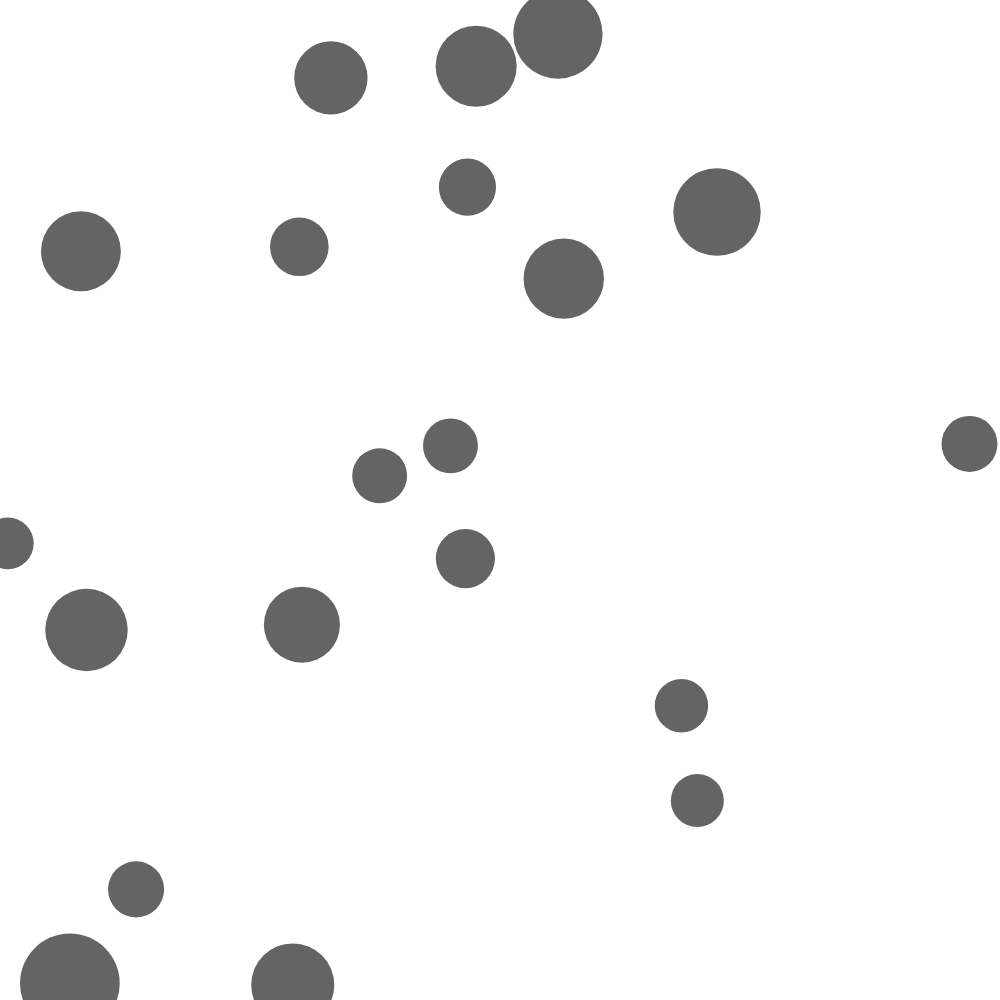
Frame 1 (no input)
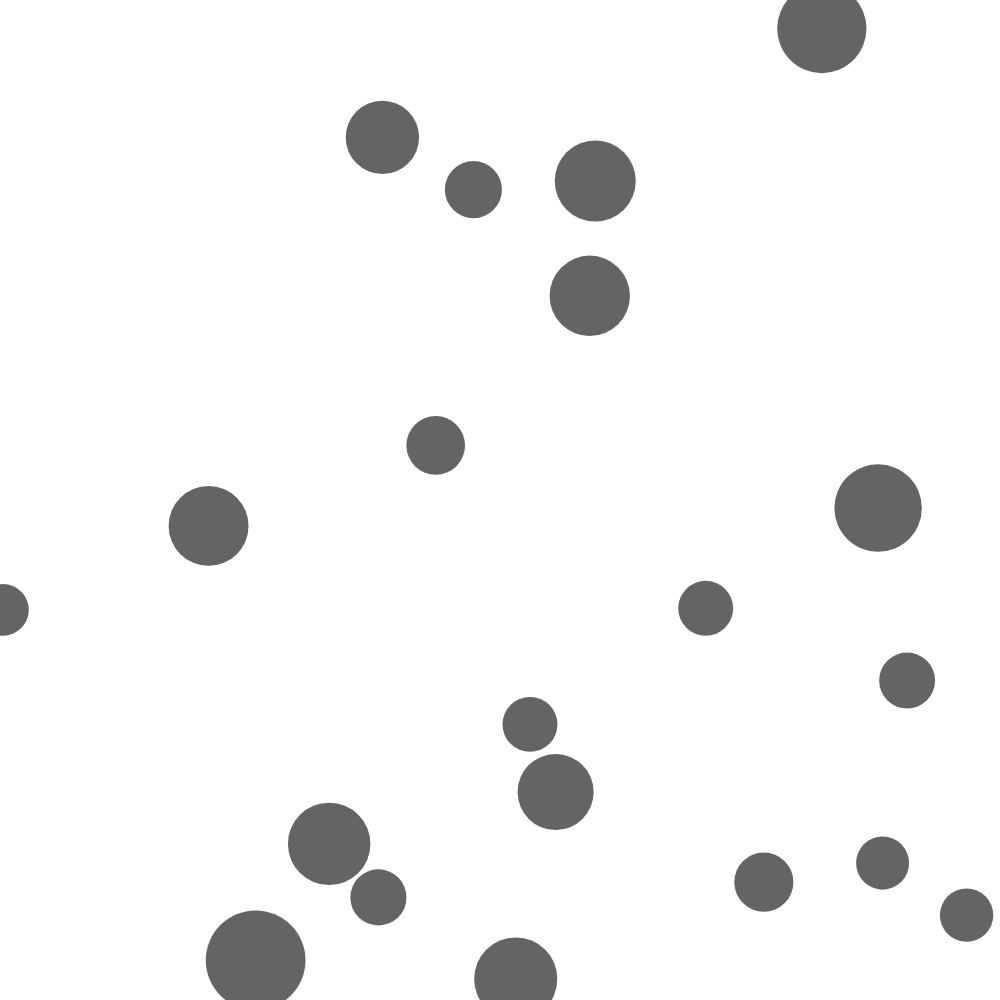
Frame 60 (no input)
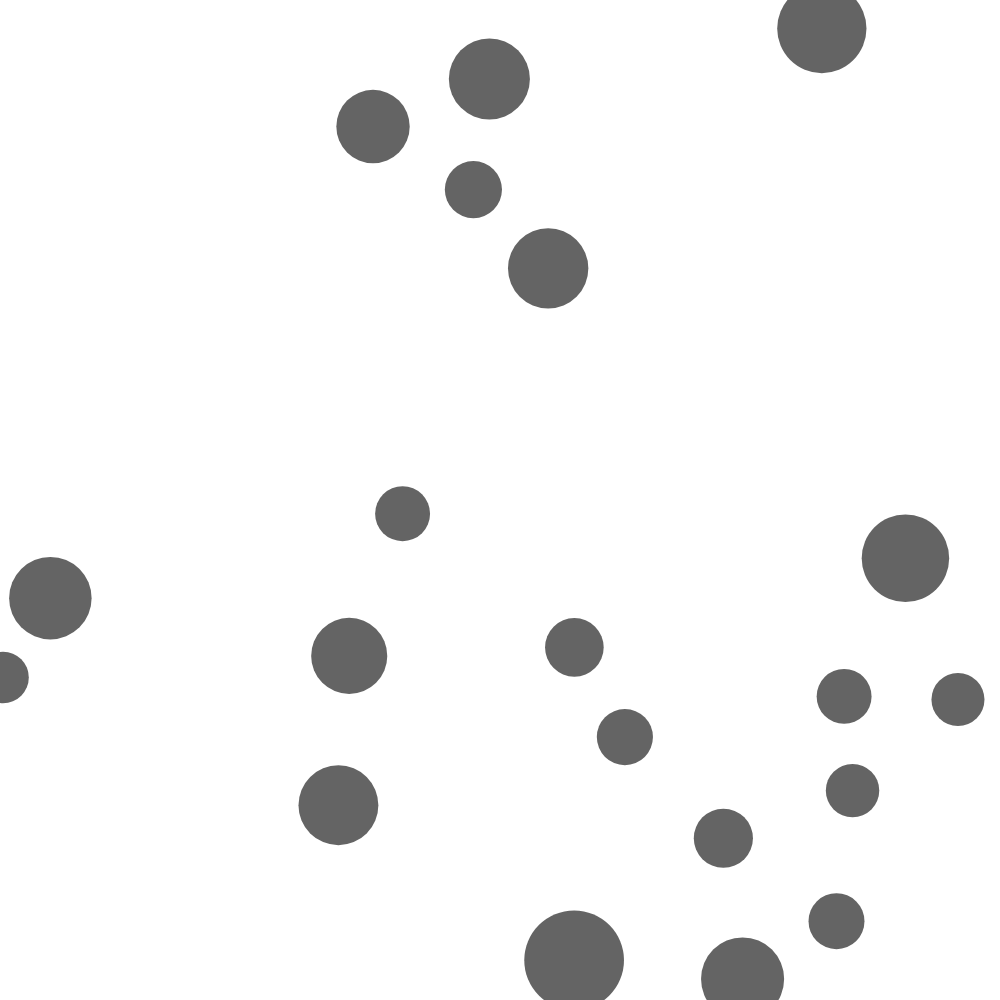
Frame 120 (the mouse pressed at the canvas centre since frame 60)

The p5.js sketch that drew these frames (run headless with seeded random() and noise() and a simulated clock; from frame 60 on, the mouse is pressed at the canvas centre):

// p5.js sketch
// ── sketch.js
var currentFade;
var multiBubbles = [];

function setup() {
  createCanvas(1000, 1000);
  //bubble0 = new bubbles(random(width), random(height), 100);
  for (var i = 0; i < 20; i++) {
    var newBubble = new bubbles(random(width), random(height), random(50, 100));
    multiBubbles.push(newBubble);
  }
  noStroke();
}

function draw() {
  background(255);

  for (var i = 0; i < multiBubbles.length; i++) {

    multiBubbles[i].move();
    multiBubbles[i].check(i);
    multiBubbles[i].display();

  }

}

function bubbles(tempX, tempY, tempDiameter) {

  this.x = tempX;
  this.y = tempY;
  this.diameter = tempDiameter;

  this.xspeed = random(1, 6);
  this.yspeed = random(1, 6);

  this.display = function() {
    fill(100, this.counter);
    ellipse(this.x, this.y, this.diameter, this.diameter);
  }

  this.update = function(runUpdate) {
    if (runUpdate == true) {
      this.x = int(random(width));
      this.y = int(random(height));
    }
  }



  this.move = function() {


    this.x += this.xspeed;
    this.y += this.yspeed;

    if (this.x > width - this.diameter / 2 || this.x < this.diameter / 2) {
      this.xspeed = -this.xspeed;
    }

    if (this.y > height - this.diameter / 2 || this.y < this.diameter / 2) {
      this.yspeed = -this.yspeed;
    }


  }


  this.check = function(currentIndex) {
    for (var i = 0; i < multiBubbles.length; i++) {

      if (i != currentIndex) {
        var bubbleDistance = dist(this.x + this.diameter / 2, this.y + this.diameter / 2, multiBubbles[i].x + this.diameter / 2, multiBubbles[i].y + this.diameter / 2);
        if (bubbleDistance < this.diameter) {
          //this.update(true);
          this.xspeed = -this.xspeed;
          this.yspeed = -this.yspeed;


          //console.log(bubbleDistance);
        }
      }
    }
  }

}
